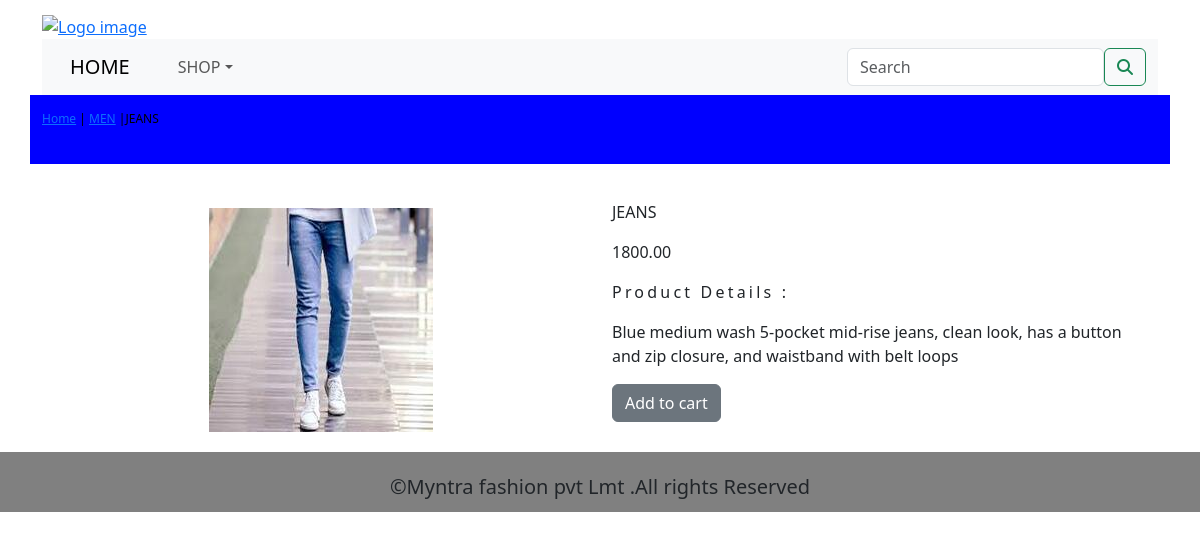
/shop/men/jeans/, run on the app's committed database.
### shopapp/models.py (models this page shows, shortened)
class Product(models.Model):
    name = models.CharField(max_length=250, unique=True)
    slug = models.SlugField(max_length=250, unique=True)
    discription = models.TextField(blank=True)
    price = models.DecimalField(max_length=10, decimal_places=2, max_digits=10)
    category = models.ForeignKey(Category, on_delete=models.CASCADE)
    image = models.ImageField(upload_to='product', blank=True)
    stock = models.IntegerField()
    available = models.BooleanField(default=True)
    created = models.DateTimeField(auto_now_add=True)
    updated = models.DateTimeField(auto_now=True)
    class Meta:
        ordering = ('name',)
        verbose_name = 'product'
        verbose_name_plural = 'products'

class Category(models.Model):
    name = models.CharField(max_length=250, unique=True)
    slug = models.SlugField(max_length=250, unique=True)
    discription = models.TextField(blank=True)
    image = models.ImageField(upload_to='category', blank=True)
    class Meta:
        ordering = ('name',)
        verbose_name = 'category'
        verbose_name_plural = 'categories'
    def get_url(self):
        return reverse('shopapp:Products_by_category',args=[self.slug])
    def __str__(self):
        return '{}'.format(self.name)

### shopapp/views.py (the view)
# urls.py: path('<slug:c_slug>/<slug:product_slug>/',views.proDetail,name='prodCatdetail')
def proDetail(request,c_slug,product_slug):
    try:
        product=Product.objects.get(category__slug=c_slug,slug=product_slug)
    except Exception as e:
        raise e
    return render(request,'product.html',{'product':product})

### cartapp/context_processors.py (called while the page is built)
def counter(request):
    item_count=0
    if 'admin' in request.path:
        return {}
    else :
        try:
            cart=Cart.objects.filter(cart_id=_cart_id(request))
            cart_items=Cartitem.objects.all().filter(cart=cart[:1])
            for cart_item in cart_items:
                item_count += cart_item.quantity
        except Cart.DoesNotExist:
            item_count=0
    return dict(item_count=item_count)

### cartapp/views.py (called while the page is built)
def _cart_id(request):
    cart = request.session.session_key
    if not cart:
        cart = request.session.create()
    return cart

### shopapp/context_processors.py (called while the page is built)
def menu_links(request):
    links=Category.objects.all()
    return dict(links=links)

### templates/product.html (shortened to what this page needs)
{% extends 'base.html' %}
{% load static %}
{% block content %}
<div class="row my_prod_row_class">
  <div class="mx_auto">
    <p><a href="{% url 'shopapp:Allprodcat' %}">Home</a> | <a href="{{product.catrgory.get_url}}">{{product.category}}</a> |{{product.name}}</p>
  </div>
</div>
<div class="container">
<br>
<div class="row">
  <div class="col-12 col-sm-12 col-md-12 col-lg-6 text-center">
    <div style="min-width:18rem">
      <img class="padding" src="{{product.image.url}}" alt ="{{product.name}}">
    </div>
  </div>
    <div class="col-12 col-sm-12 col-md-12 col-lg-6">
      <div>
      <h1 class="my_prod_title">{{product.name}}</h1>
      <p>{{product.price}}</p>
      <p class="my_title">Product Details :</p>
      <p class="text-justify my_prod_text">{{product.discription}}</p>
      {% if product.stock <= 0 %}
        <p class="text-justify my_prod_text"><b> Out of stock</b></p>
      {% else %}
        <a class="btn btn-secondary" href="{% url 'cartapp:add_cart' product.id %}">Add to cart</a>
      {% endif %}
    </div>
  </div>
  </div>
</div>
{% endblock %}

### static/css/custom.css (style rules this page uses)
body { font-family: 'Bebas Neue', cursive; }
.my_title { font-size:16px; text_transform:uppercase; letter-spacing:.2em; }
.my_prod_row_class { padding-top:15px; padding-bottom:20px; background:blue; }
.my_prod_row_class .mx_auto { color:#000; font-size:12px; text-decoration:none; }
.my_prod_title { font-size:16px; text_transform:uppercase; letter-spacing:1.0; padding-top:15px; padding-bottom:10px; }
.my_prod_text { padding-right:10px; letter-spacing:1.0; }
.padding { padding:20px; }

### data on the page
Product: category "MEN", name "JEANS", image (picture), price "1800.00", discription "Blue medium wash 5-pocket mid-rise jeans, clean look, has a button and zip closure, and waistband with belt loops"
